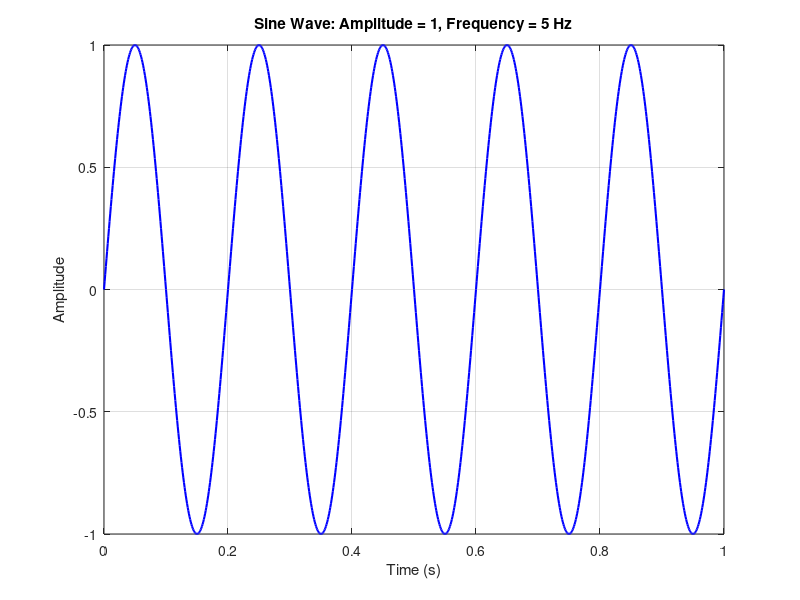
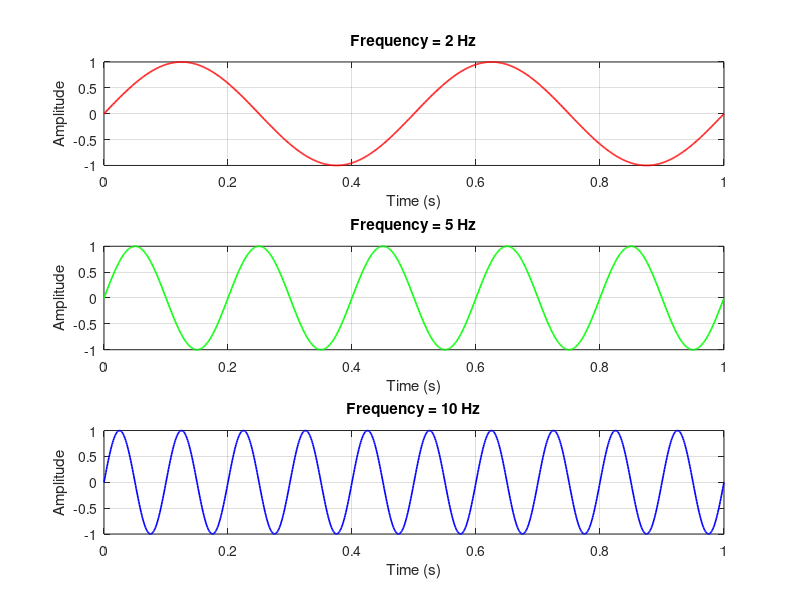

Write the MATLAB code that produced these figures, in order. (Note: this script raises an error after producing the figures.)
%% Lecture01_signal_visualization.m
% Assignment: Create, visualize, and interpret simple signals in MATLAB
% Author: Arsenii
% Description: This script generates sine waves, compares frequencies
% and amplitudes, adds noise, and saves the resulting figures as PNG files.

clear; clc; close all;

%% ------------------------------------------------------------------
%% Task 1: Create a Sine Wave
%% ------------------------------------------------------------------

A = 1;              % Amplitude
f = 5;               % Frequency in Hz
duration = 1;         % Duration in seconds
Fs = 1000;            % Sampling frequency (samples per second)

t = 0:1/Fs:duration;  % Time vector

y = A * sin(2*pi*f*t); % Sine wave equation

figure('Name', 'Task 1 - Basic Sine Wave');
plot(t, y, 'b', 'LineWidth', 1.5);
title('Sine Wave: Amplitude = 1, Frequency = 5 Hz');
xlabel('Time (s)');
ylabel('Amplitude');
grid on;

%% ------------------------------------------------------------------
%% Task 2: Compare Different Frequencies
%% ------------------------------------------------------------------

f1 = 2;   % Hz
f2 = 5;   % Hz
f3 = 10;  % Hz

y1 = A * sin(2*pi*f1*t);
y2 = A * sin(2*pi*f2*t);
y3 = A * sin(2*pi*f3*t);

figure('Name', 'Task 2 - Frequency Comparison');

subplot(3,1,1);
plot(t, y1, 'r', 'LineWidth', 1.2);
title('Frequency = 2 Hz');
xlabel('Time (s)');
ylabel('Amplitude');
grid on;

subplot(3,1,2);
plot(t, y2, 'g', 'LineWidth', 1.2);
title('Frequency = 5 Hz');
xlabel('Time (s)');
ylabel('Amplitude');
grid on;

subplot(3,1,3);
plot(t, y3, 'b', 'LineWidth', 1.2);
title('Frequency = 10 Hz');
xlabel('Time (s)');
ylabel('Amplitude');
grid on;

sgtitle('Frequency Comparison: 2 Hz vs 5 Hz vs 10 Hz');

% Save this figure as required in Task 5
saveas(gcf, 'frequency_comparison.png');

%% ------------------------------------------------------------------
%% Task 3: Compare Different Amplitudes
%% ------------------------------------------------------------------

f_const = 5; % Same frequency for all three signals

A1 = 0.5;
A2 = 1;
A3 = 2;

ya1 = A1 * sin(2*pi*f_const*t);
ya2 = A2 * sin(2*pi*f_const*t);
ya3 = A3 * sin(2*pi*f_const*t);

figure('Name', 'Task 3 - Amplitude Comparison');

subplot(3,1,1);
plot(t, ya1, 'r', 'LineWidth', 1.2);
title('Amplitude = 0.5');
xlabel('Time (s)');
ylabel('Amplitude');
grid on;
ylim([-2.5 2.5]); % Fixed y-axis so amplitude differences are visible

subplot(3,1,2);
plot(t, ya2, 'g', 'LineWidth', 1.2);
title('Amplitude = 1');
xlabel('Time (s)');
ylabel('Amplitude');
grid on;
ylim([-2.5 2.5]);

subplot(3,1,3);
plot(t, ya3, 'b', 'LineWidth', 1.2);
title('Amplitude = 2');
xlabel('Time (s)');
ylabel('Amplitude');
grid on;
ylim([-2.5 2.5]);

sgtitle('Amplitude Comparison: 0.5 vs 1 vs 2 (Frequency = 5 Hz)');

% Save this figure as required in Task 5
saveas(gcf, 'amplitude_comparison.png');

%% ------------------------------------------------------------------
%% Task 4: Add Noise
%% ------------------------------------------------------------------

f_clean = 5;
y_clean = A * sin(2*pi*f_clean*t);

noise_level = 0.3;                     % Controls how strong the noise is
noise = noise_level * randn(size(t));  % Gaussian (random) noise
y_noisy = y_clean + noise;

figure('Name', 'Task 4 - Clean vs Noisy Signal');

subplot(2,1,1);
plot(t, y_clean, 'b', 'LineWidth', 1.5);
title('Clean Signal (5 Hz)');
xlabel('Time (s)');
ylabel('Amplitude');
grid on;

subplot(2,1,2);
plot(t, y_noisy, 'r', 'LineWidth', 1);
title('Noisy Signal (5 Hz + Random Noise)');
xlabel('Time (s)');
ylabel('Amplitude');
grid on;

sgtitle('Clean Signal vs Noisy Signal');

% Save this figure as required in Task 5
saveas(gcf, 'clean_vs_noisy_signal.png');

%% ------------------------------------------------------------------
%% End of script
%% ------------------------------------------------------------------
disp('All figures generated and saved successfully.');
